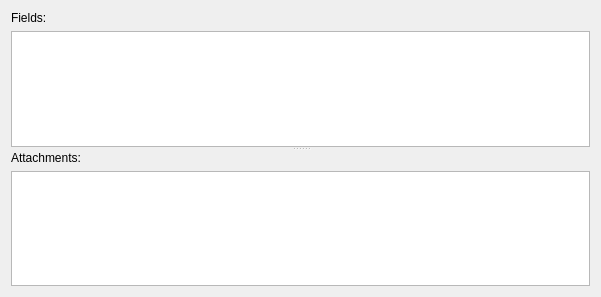
<?xml version="1.0" encoding="UTF-8"?>
<ui version="4.0">
 <class>PopupView</class>
 <widget class="QFrame" name="PopupView">
  <property name="geometry">
   <rect>
    <x>0</x>
    <y>0</y>
    <width>601</width>
    <height>297</height>
   </rect>
  </property>
  <property name="windowTitle">
   <string>Frame</string>
  </property>
  <layout class="QGridLayout" name="gridLayout">
   <item row="0" column="0">
    <widget class="QSplitter" name="splitter">
     <property name="orientation">
      <enum>Qt::Vertical</enum>
     </property>
     <widget class="QWidget" name="">
      <layout class="QVBoxLayout" name="verticalLayout">
       <item>
        <widget class="QLabel" name="fieldLabel">
         <property name="text">
          <string>Fields:</string>
         </property>
        </widget>
       </item>
       <item>
        <widget class="QTableView" name="fieldTable"/>
       </item>
      </layout>
     </widget>
     <widget class="QWidget" name="">
      <layout class="QVBoxLayout" name="verticalLayout_2">
       <item>
        <widget class="QLabel" name="attachmentLabel">
         <property name="text">
          <string>Attachments:</string>
         </property>
        </widget>
       </item>
       <item>
        <widget class="QTableView" name="attachmentTable"/>
       </item>
      </layout>
     </widget>
    </widget>
   </item>
  </layout>
 </widget>
 <resources>
  <include location="../images/esri_arcgisruntime_toolkit_images.qrc"/>
 </resources>
 <connections/>
</ui>
